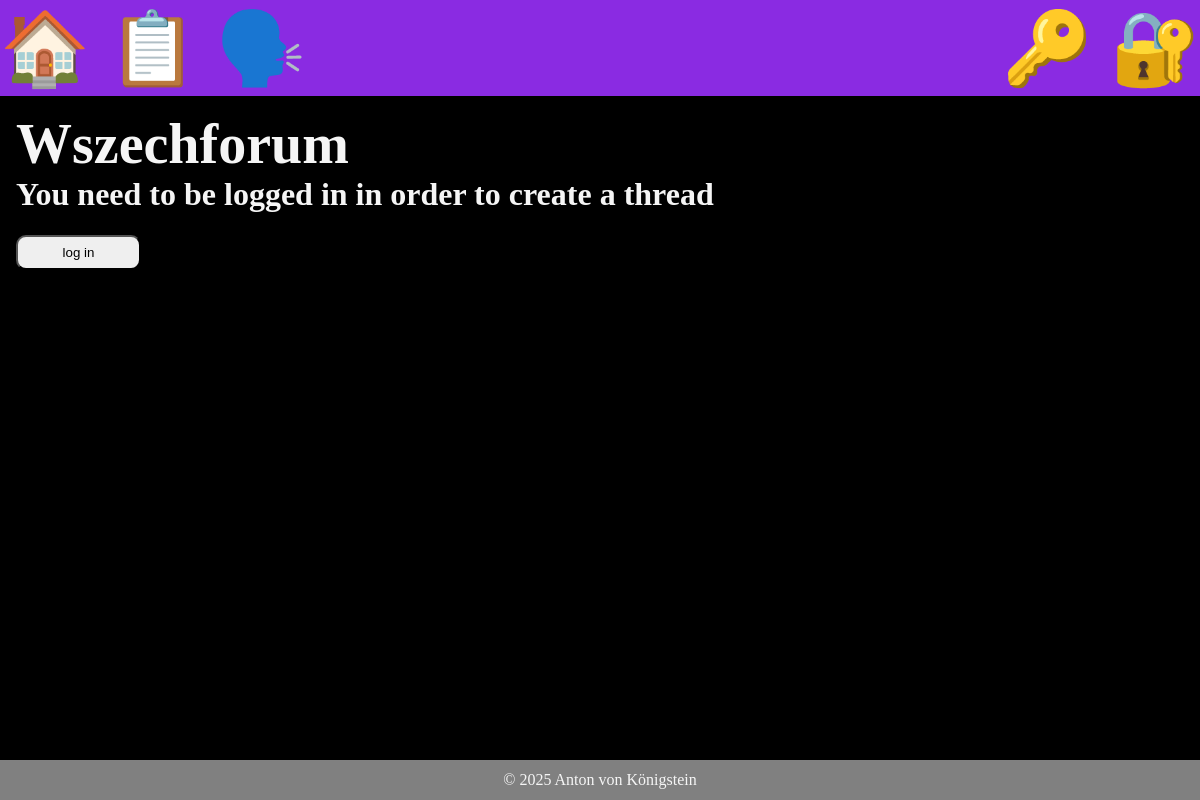
The page /forum/ on the database as committed earlier.
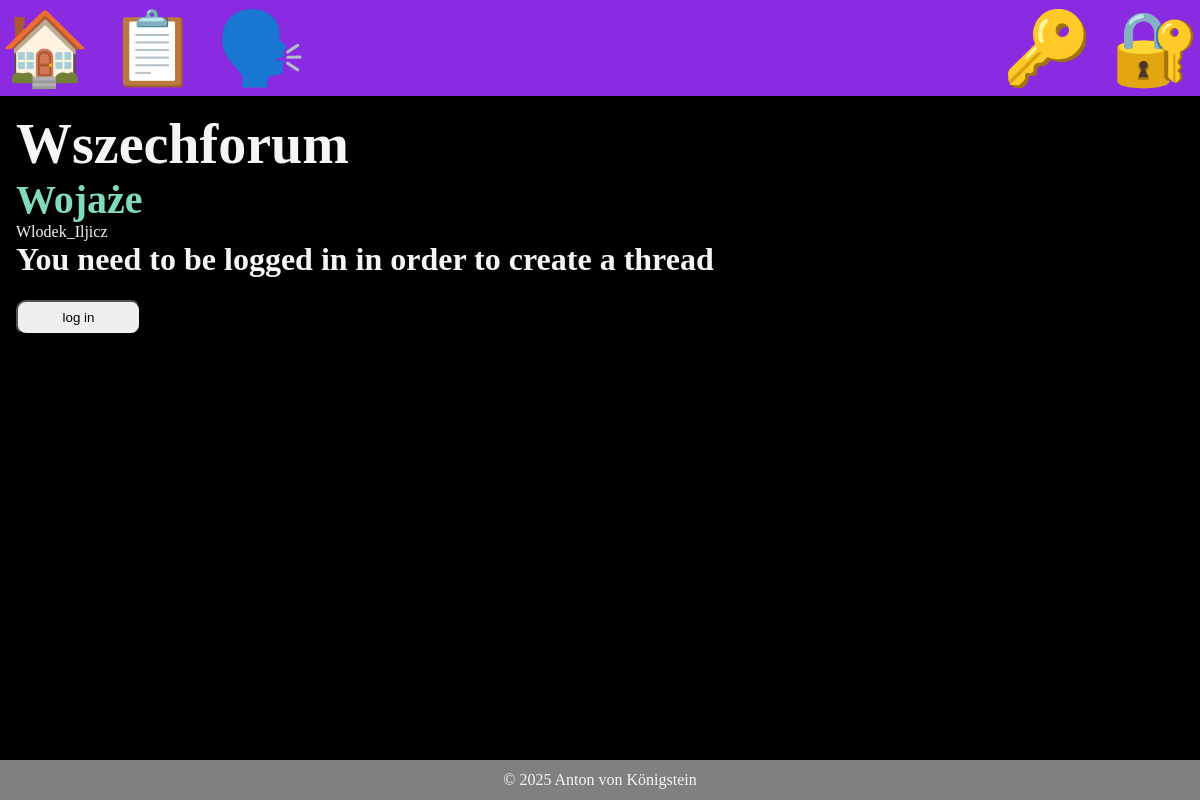
The same page on the database as committed later.
### forum/models.py (models this page shows, shortened)
class Thread(models.Model):
    title = models.CharField(max_length=255)
    created_at = models.DateTimeField(auto_now_add=True)
    creator = models.ForeignKey(User, on_delete=models.CASCADE, related_name='threads')
    slug = models.SlugField(unique=True, blank=True)

### forum/views.py (the view)
# urls.py: path('', views.home_view, name="forum"),
def home_view(request):
    threads = Thread.objects.all().order_by('title')
    if request.method == 'POST':
        form=forms.CreateThread(request.POST, request.FILES)
        if form.is_valid():
            newthread = form.save(commit=False)
            newthread.creator = request.user
            newthread.save()
            return redirect('forum')
    else:
        form = forms.CreateThread()
    return render(request, 'forum/forum_home.html', context={'threads' : threads, 'form' : form})

### forum/templates/forum/forum_home.html (shortened to what this page needs)
{% extends 'layout.html' %}
{% block content %}
    <h1>Wszechforum</h1>
    {% for thread in threads %}
        <h2>
            <a href = "{% url 'thread' slug=thread.slug %}">{{ thread.title }}</a>
        </h2>
        <p>
        {{ thread.creator }}
        </p>
    {% endfor %}
    {% if user.is_authenticated %}
        <form class="form-with-validation" action="{% url 'forum' %}" method="post">
        {% csrf_token %}
        {{ form }}
        <button class="form-submit">Create new thread</button>
        </form>
    {% else %}
        <h3>You need to be logged in in order to create a thread</h3>
        <button class = form-submit onclick="window.location.href='/users/login';">log in</button>
    {% endif %}
{% endblock %}

Rows that differ between the two databases and show on the page:
added Thread: title "Wojaże", creator "Wlodek_Iljicz"
